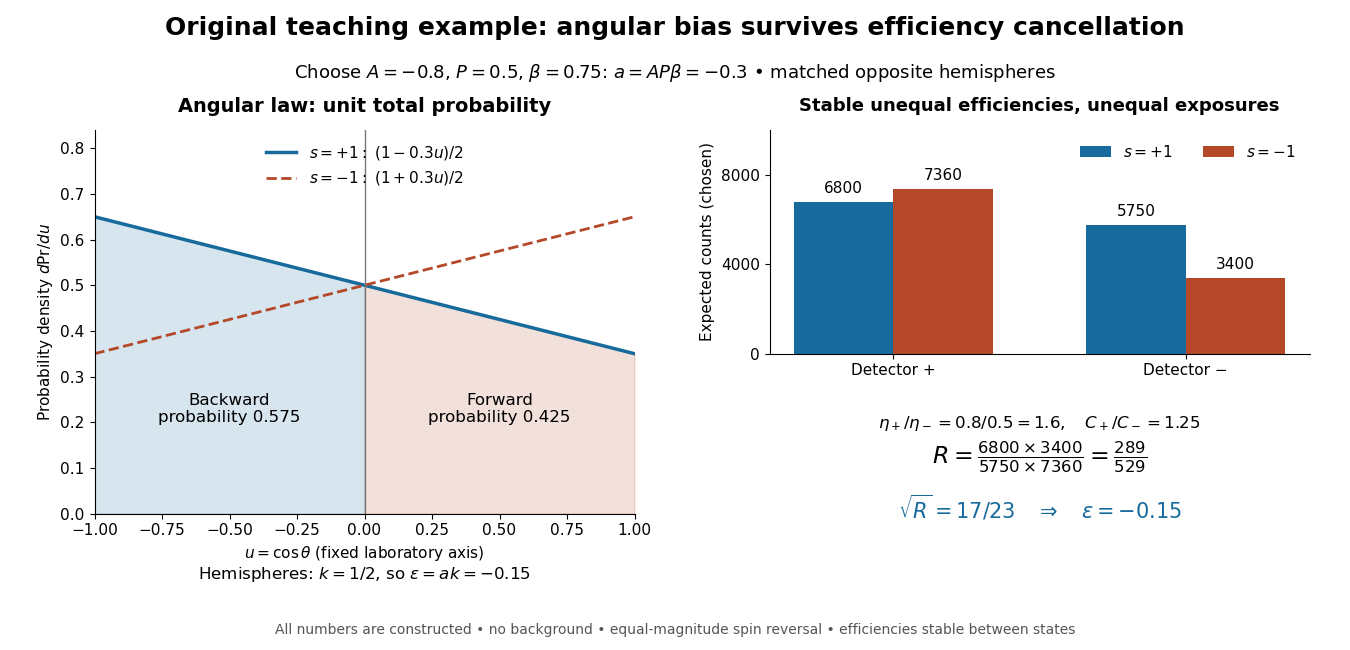

Reproduce this figure in Python.
"""Original chosen angular law and spin-reversal count example, not historical data.

Python 3.14, matplotlib 3.10.7, numpy 2.3.5.
Run from _media to emit basename.png to CWD.
"""
from pathlib import Path

import matplotlib.pyplot as plt
import numpy as np

plt.rcParams.update({'font.family': 'DejaVu Sans', 'font.size': 11})
a = -.3
u = np.linspace(-1, 1, 401)
pdf = (1+a*u)/2
blue, red = '#176a9c', '#b44829'
fig = plt.figure(figsize=(13.5, 6.5), facecolor='white')
gs = fig.add_gridspec(2, 2, width_ratios=[1.05, 1.05], height_ratios=[1, .46],
                      left=.07, right=.97, bottom=.21, top=.80, hspace=.35, wspace=.25)
ax = fig.add_subplot(gs[:, 0])
ax.plot(u, pdf, color=blue, lw=2.5, label=r'$s=+1:\ (1-0.3u)/2$')
ax.plot(u, (1-a*u)/2, color=red, lw=2, ls='--', label=r'$s=-1:\ (1+0.3u)/2$')
ax.fill_between(u, 0, pdf, where=u<=0, color=blue, alpha=.17)
ax.fill_between(u, 0, pdf, where=u>=0, color=red, alpha=.17)
ax.axvline(0, color='#777777', lw=1)
ax.text(-.5, .20, 'Backward\nprobability 0.575', ha='center', fontsize=12)
ax.text(.5, .20, 'Forward\nprobability 0.425', ha='center', fontsize=12)
ax.set(xlim=(-1,1), ylim=(0,.84), xlabel=r'$u=\cos\theta$ (fixed laboratory axis)',
       ylabel=r'Probability density $d\Pr/du$')
ax.set_title('Angular law: unit total probability', fontsize=14, weight='bold', pad=13)
ax.legend(loc='upper center', frameon=False, fontsize=11)
ax.spines[['top','right']].set_visible(False)
ax.text(.5, -.17, r'Hemispheres: $k=1/2$, so $\epsilon=ak=-0.15$',
        transform=ax.transAxes, ha='center', fontsize=12)

counts = np.array([[6800,5750], [7360,3400]])
bar = fig.add_subplot(gs[0,1])
x=np.arange(2); w=.34
for i,(label,color) in enumerate(((r'$s=+1$',blue),(r'$s=-1$',red))):
    b=bar.bar(x+(i-.5)*w,counts[i],width=w,color=color,label=label)
    bar.bar_label(b,padding=4,fontsize=11)
bar.set_xticks(x,['Detector +','Detector −'])
bar.set(ylim=(0,10000),ylabel='Expected counts (chosen)')
bar.set_title('Stable unequal efficiencies, unequal exposures', fontsize=13, weight='bold', pad=14)
bar.legend(frameon=False, loc='upper right', ncols=2)
bar.spines[['top','right']].set_visible(False)
bar.set_yticks([0,4000,8000])
bot=fig.add_subplot(gs[1,1]); bot.axis('off')
bot.text(.5, .97, r'$\eta_+/\eta_-=0.8/0.5=1.6,\quad C_+/C_-=1.25$', ha='center', va='top', fontsize=12)
bot.text(.5, .55, r'$R=\frac{6800\times3400}{5750\times7360}=\frac{289}{529}$', ha='center', va='center', fontsize=17)
bot.text(.5, .05, r'$\sqrt{R}=17/23\quad\Rightarrow\quad\epsilon=-0.15$', ha='center', va='center', fontsize=15, color=blue)
fig.suptitle('Original teaching example: angular bias survives efficiency cancellation',
             fontsize=18, weight='bold', y=.975)
fig.text(.5,.88, r'Choose $A=-0.8$, $P=0.5$, $\beta=0.75$: $a=AP\beta=-0.3$ • matched opposite hemispheres',
         ha='center',fontsize=13)
fig.text(.5,.025,'All numbers are constructed • no background • equal-magnitude spin reversal • efficiencies stable between states',
         ha='center',fontsize=10,color='#555555')
fig.savefig(Path.cwd()/(Path(__file__).stem+'.png'),dpi=100,facecolor='white',transparent=False)
plt.close(fig)
